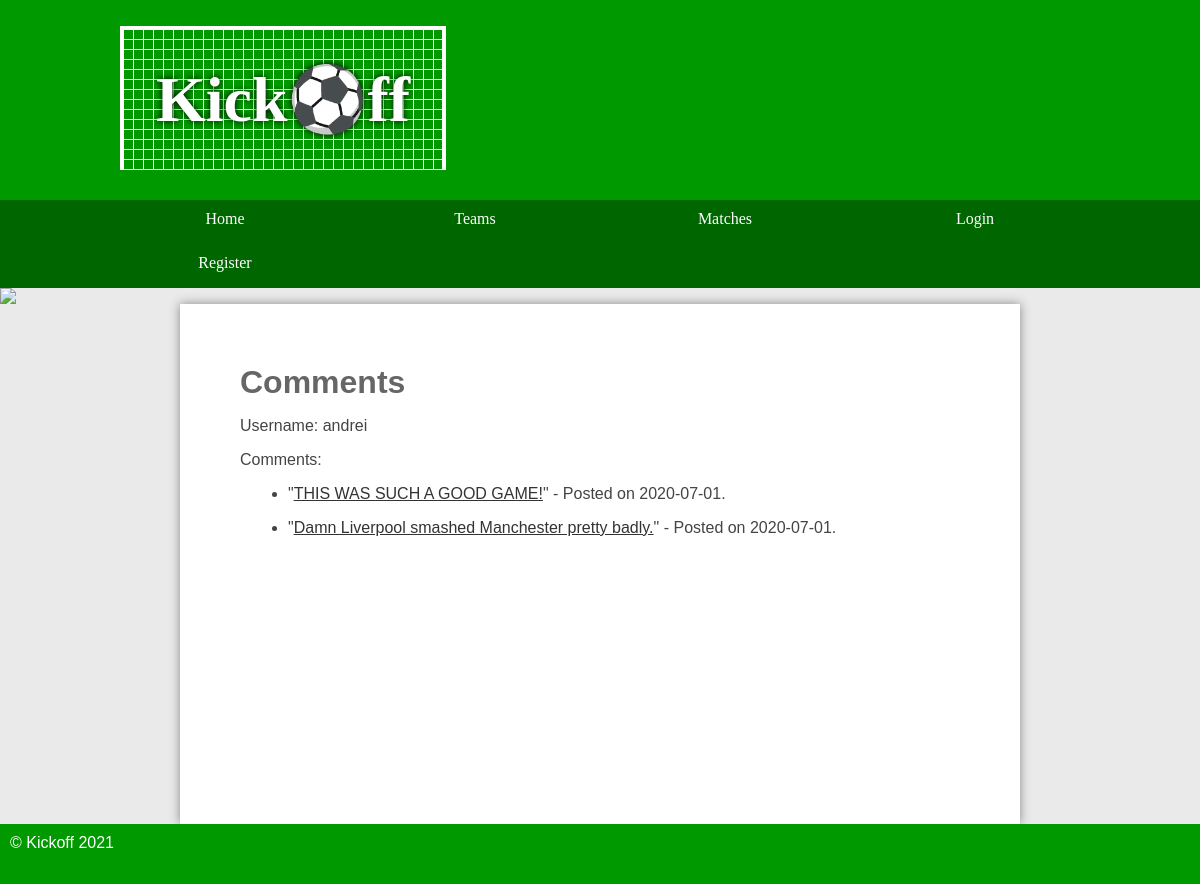
Screenshot of /default/public/userdetails.php?id=10 with the database file from the repository.
### tables this page shows
CREATE TABLE `user` (
  `id` int(11) NOT NULL AUTO_INCREMENT,
  `username` varchar(165) DEFAULT NULL,
  `email` varchar(225) DEFAULT NULL,
  `password` varchar(225) DEFAULT NULL,
  `access` varchar(45) DEFAULT NULL,
  PRIMARY KEY (`id`)
);

CREATE TABLE `comment` (
  `id` int(11) NOT NULL AUTO_INCREMENT,
  `comment` varchar(225) DEFAULT NULL,
  `user_id` int(11) DEFAULT NULL,
  `game_id` int(11) DEFAULT NULL,
  `datetime` date DEFAULT NULL,
  PRIMARY KEY (`id`)
);

### default/public/userdetails.php (the view, shortened to what this page needs)
<?php
require '../templates/header.php';
require '../database.php';
if (isset($_GET['id'])) {
    $stmt = $pdo->prepare('SELECT * FROM user WHERE id = ' . $_GET['id']);
    $stmt->execute();
    $user = $stmt->fetch();
    $stmtCom = $pdo->prepare('SELECT * FROM comment WHERE user_id = ' . $user['id']);
    $stmtCom->execute();
    $comment = $stmtCom->fetchAll();
    echo '<h1>Comments</h1>';
    echo '</p>Username: ' . $user['username'] . '</p>';
    echo '</p>Comments: </p>';
    echo '<ul>';
    foreach ($comment as $comments) {
        echo '<li>';
        echo '"<a href="matchdetail.php?id=' . $comments['game_id'] . '">' . $comments['comment'] . '</a>"' . ' - Posted on ' . $comments['datetime'] . '.';
        echo '</li>';
    }
    echo '</ul>';
}
else {
    header('location: matches.php');
}
require '../templates/footer.php';

### default/public/styles.css (style rules this page uses)
* { margin: 0; padding: 0; }
html { font-family: 'Oxygen-Regular', verdana, sans-serif; }
body { background-color: #eaeaea; }
main ul { margin-left: 3em; }
main a { color: #333; }
p, li, h2 { margin-bottom: 1em; }
main h1 { color: #666; margin-bottom: 0.5em; }

### rows the page displays
user: username "andrei"
comment: comment "THIS WAS SUCH A GOOD GAME!", datetime "2020-07-01"
comment: comment "Damn Liverpool smashed Manchester pretty badly.", datetime "2020-07-01"
